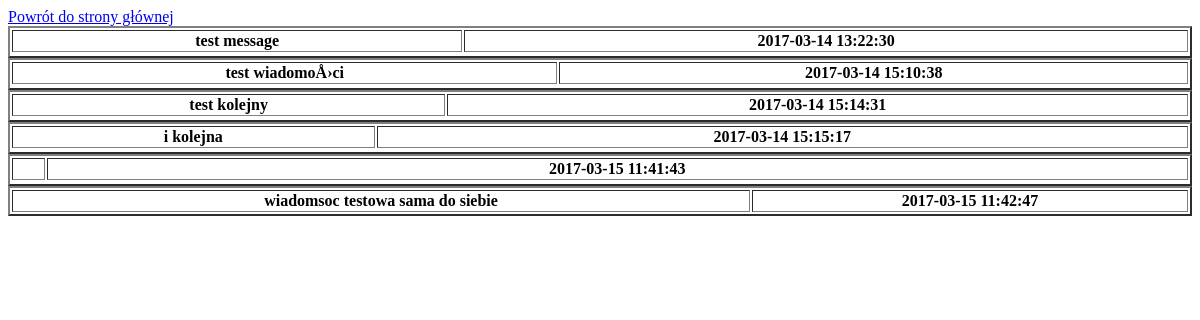
The app's page /src/showMessage.php (signed in) with its own data.
### tables this page shows
CREATE TABLE `Message` (
  `id` int(11) NOT NULL,
  `userId` int(11) NOT NULL,
  `creationDate` datetime NOT NULL,
  `text` varchar(255) NOT NULL,
  `messageFrom` int(11) NOT NULL,
  `readed` tinyint(1) NOT NULL
);

### src/Message.php (called while the page is built, shortened)
<?php
class Message {
    private $creationDate;
    private $text;
    private $readed;
    public function __construct() {
        $this->text = "";
        $this->creationDate = "";
        $this->readed = 1;
    }
    public function getText(){
        return $this->text;
    }
    public function getCreationDate(){
        return $this->creationDate;
    }
    public function getReaded(){
        return $this->readed;
    }
    static public function loadMessageByUserId(mysqli $connection, $userId){
        $sql = "SELECT * FROM Message WHERE userId=$userId";
        $result = $connection->query($sql);
        $ret = [];
        if($result == TRUE && $result->num_rows != 0){
            foreach($result as $row){
            $loadMessage = new Message();
            $loadMessage->id = $row['id'];
            $loadMessage->userId = $row['userId'];
            $loadMessage->creationDate = $row['creationDate'];
            $loadMessage->text = $row['text'];
            $loadMessage->messageFrom = $row['messageFrom'];
            $loadMessage->readed = $row['readed'];
            $ret[] = $loadMessage;
            }
        }
        return $ret;
    }
}

### src/showMessage.php (the view, shortened to what this page needs)
<?php
require 'Message.php';
require 'User.php';
if(!isset($_SESSION['userID'])){
    echo "przekierowanie na stronę logowania";
    header('refresh:2, url=login.php');
}else{
?>
<!DOCTYPE html>
<html>
    <head>
                <link rel="stylesheet" href="../css/style.css" type="text/css">
    </head>
    <body>
        <a href="MainTweeter.php">Powrót do strony głównej</a><br>
    </body>
</html>
<?php
$msg = Message::loadMessageByUserId($connection,$_SESSION['userID']);
foreach ($msg as $value)
{
  echo "<tr>";
  echo        '<table border="2px" width="100%">';
  if($value->getReaded() == 1)
     echo "<th><a href='showMessage.php?id=".$value->getId()."'>".$value->getText()."</th>";
  else
      echo "<th>".$value->getText()."</th>";
  echo "<th>".$value->getCreationDate()."</th>";
}
echo "</table>";
  echo "</tr><br>";
}
?>

### records on screen
message: text "test message", creationDate "2017-03-14 13:22:30"
message: text "test wiadomoÅ›ci", creationDate "2017-03-14 15:10:38"
message: text "test kolejny", creationDate "2017-03-14 15:14:31"
message: text "i kolejna", creationDate "2017-03-14 15:15:17"
message: creationDate "2017-03-15 11:41:43"
message: text "wiadomsoc testowa sama do siebie", creationDate "2017-03-15 11:42:47"
